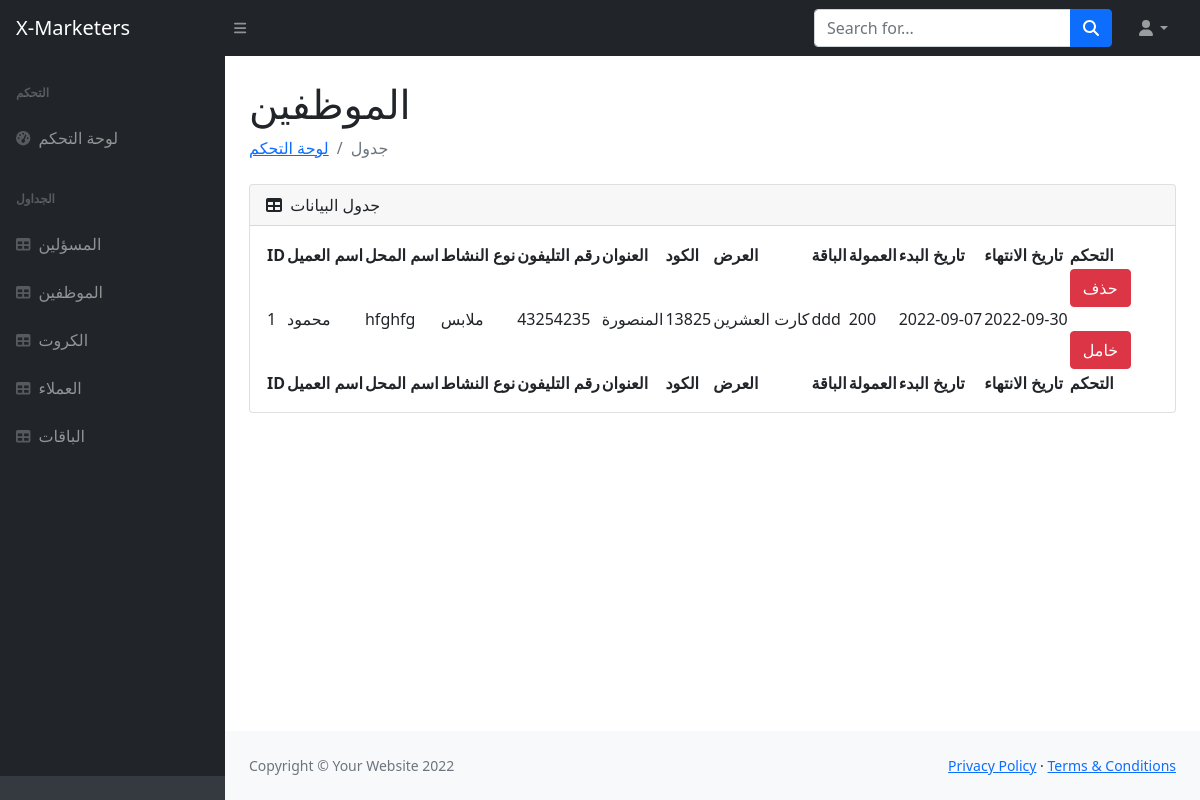
Screenshot of /admin/employee_table.php?action=show&id=21 (signed in) with the database file from the repository.
### tables this page shows
CREATE TABLE `client` (
  `id` int(11) NOT NULL,
  `username` varchar(255) NOT NULL,
  `shop_name` varchar(255) NOT NULL,
  `phone` varchar(100) NOT NULL,
  `address` varchar(255) NOT NULL,
  `shops` varchar(255) NOT NULL,
  `code` int(11) NOT NULL,
  `sale_id` int(11) NOT NULL,
  `starting_date` date NOT NULL,
  `expiry_date` date NOT NULL,
  `employee_id` int(11) NOT NULL,
  `pricing_id` int(11) NOT NULL,
  `statue` tinyint(4) NOT NULL,
  `count` int(11) NOT NULL,
  `commoiswion` int(11) NOT NULL
);

CREATE TABLE `cart` (
  `id` int(11) NOT NULL,
  `username` varchar(255) NOT NULL,
  `qr` longblob NOT NULL,
  `id_qr` varchar(255) NOT NULL,
  `qr_gn` int(11) NOT NULL,
  `code` varchar(100) NOT NULL,
  `sale` varchar(255) NOT NULL,
  `count` int(11) NOT NULL
);

CREATE TABLE `pricing` (
  `id` int(11) NOT NULL,
  `prname` varchar(255) NOT NULL,
  `descr` text NOT NULL,
  `price` int(11) NOT NULL,
  `ratio` int(11) NOT NULL,
  `commoiswion` int(11) NOT NULL
);

### admin/design/employee/client_employee.php (the view, shortened to what this page needs)
<div class="card mb-4">
                            <div class="card-header">
                                <i class="fas fa-table me-1"></i>
                                جدول البيانات
                            </div>
                            <div class="card-body">
                                <table id="datatablesSimple">
                                    <thead>
                                        <tr>
                                            <th>ID</th>
                                            <th>اسم العميل</th>
                                            <th>اسم المحل</th>
                                            <th>نوع النشاط</th>
                                            <th>رقم التليفون </th>
                                            <th>العنوان </th>
                                            <th>الكود </th>
                                            <th>العرض </th>
                                            <th>الباقة </th>
                                            <th>العمولة</th>
                                            <th>تاريخ البدء </th>
                                            <th>تاريخ الانتهاء </th>
                                            <th>التحكم </th>
                                        </tr>
                                    </thead>
                                    <tfoot>
                                        <tr>
                                            <th>ID</th>
                                            <th>اسم العميل</th>
                                            <th>اسم المحل</th>
                                            <th>نوع النشاط</th>
                                            <th>رقم التليفون </th>
                                            <th>العنوان </th>
                                            <th>الكود </th>
                                            <th>العرض </th>
                                            <th>الباقة </th>
                                            <th>العمولة</th>
                                            <th>تاريخ البدء </th>
                                            <th>تاريخ الانتهاء </th>
                                            <th>التحكم </th>
                                        </tr>
                                    </tfoot>
                                    <tbody>
<?php
    $id = $_GET['id'];
    require_once "functions/conntact.php";
    $select_client    =   "SELECT * FROM client WHERE employee_id = $id";
    $id    =    0;
    $query  =   $conn -> query($select_client);
    foreach ($query as $client) {
?>
                                        <tr>
                                            <td><?php echo ++$id?></td>
                                            <td><?php echo $client["username"]?></td>
                                            <td><?php echo $client["shop_name"]?></td>
                                            <td><?php echo $client["shops"]?></td>
                                            <td><?php echo $client["phone"]?></td>
                                            <td><?php echo $client["address"]?></td>
                                            <td><?php echo $client["code"]?></td>
                                            <td><?php
                                                $namesa = $client['sale_id'];
                                                $select_pricing = "SELECT username FROM cart WHERE id = $namesa";
                                                $query = $conn -> query($select_pricing) -> fetch_assoc();
                                                echo @$query['username'];
                                            ?></td>
                                            <td><?php
                                            $namesa = $client['pricing_id'];
                                            $select_pricing = "SELECT * FROM pricing WHERE id = $namesa";
                                            $query = $conn -> query($select_pricing) -> fetch_assoc();
                                            echo @$query['prname'];
                                            ?></td>
                                            <td><?php
                                            @$comm = @$query['commoiswion'];
                                            echo $comm;
                                            ?></td>
                                            <td><?php echo $client["starting_date"]?></td>
                                            <td><?php echo $client["expiry_date"]?></td>
<?php
if ($_SESSION['priv'] == 100) {
?>
                                            <td>
                                                <button type="button" class="btn btn-danger" data-bs-toggle="modal" data-bs-target="#q<?= $client['id'] ?>">
                                                حذف
                                                </button>
                                                <br />
                                                <br />
<?php
    if ($client['statue'] == 1) {
?>
                                                <a class="btn btn-success" data-bs-toggle="modal" href="#exampleModalToggle<?= $client['id'] ?>" role="button">نشط</a>
<?php
    } elseif ($client['statue'] == 0) {
?>
                                                <a class="btn btn-danger" data-bs-toggle="modal" href="#exampleModalToggle<?= $client['id'] ?>" role="button">خامل</a>
<?php } ?>
                                            </td>
<?php } ?>
                                        </tr>
<?php } ?>
                                    </tbody>
                                </table>

### rows the page displays
client: username "محمود", shop_name "hfghfg", shops "ملابس", phone "43254235", address "المنصورة", code "13825", sale.username "كارت العشرين", pricing.prname "ddd", pricing.commoiswion "200", starting_date "2022-09-07", expiry_date "2022-09-30"
